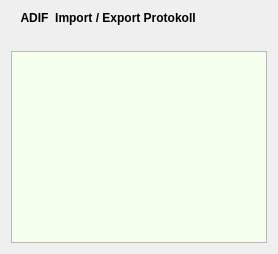
    <widget class="QWidget" name="Seite_4">
     <layout class="QGridLayout">
      <item row="0" column="0">
       <widget class="QLabel" name="label_23">
        <property name="font">
         <font>
          <pointsize>9</pointsize>
          <weight>75</weight>
          <bold>true</bold>
         </font>
        </property>
        <property name="text">
         <string>   ADIF  Import / Export Protokoll</string>
        </property>
       </widget>
      </item>
      <item row="1" column="0">
       <widget class="QLabel" name="label_24">
        <property name="text">
         <string/>
        </property>
       </widget>
      </item>
      <item row="2" column="0">
       <widget class="QTextEdit" name="InfoTextEdit">
        <property name="palette">
         <palette>
          <active>
           <colorrole role="Base">
            <brush brushstyle="SolidPattern">
             <color alpha="255">
              <red>244</red>
              <green>255</green>
              <blue>237</blue>
             </color>
            </brush>
           </colorrole>
          </active>
          <inactive>
           <colorrole role="Base">
            <brush brushstyle="SolidPattern">
             <color alpha="255">
              <red>244</red>
              <green>255</green>
              <blue>237</blue>
             </color>
            </brush>
           </colorrole>
          </inactive>
          <disabled>
           <colorrole role="Base">
            <brush brushstyle="SolidPattern">
             <color alpha="255">
              <red>255</red>
              <green>255</green>
              <blue>255</blue>
             </color>
            </brush>
           </colorrole>
          </disabled>
         </palette>
        </property>
        <property name="readOnly">
         <bool>true</bool>
        </property>
       </widget>
      </item>
     </layout>
    </widget>
